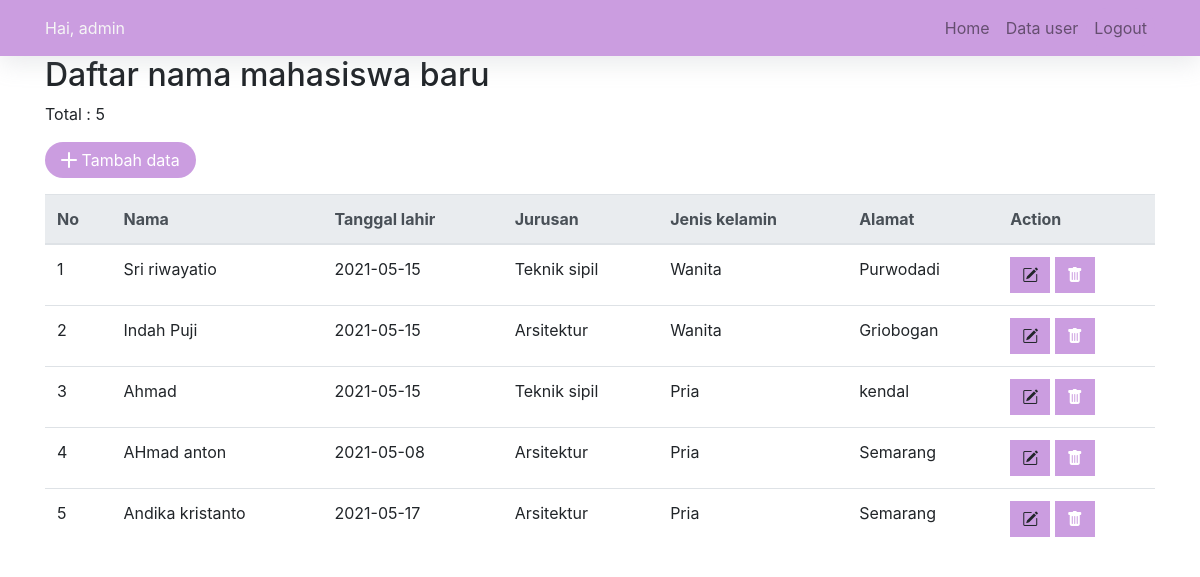
The page /admin/index.php (signed in) on the database its author committed.
### tables this page shows
CREATE TABLE `mahasiswa` (
  `id_mhs` int(11) NOT NULL,
  `nama` varchar(255) NOT NULL,
  `jenkel` varchar(10) NOT NULL,
  `jurusan` varchar(20) NOT NULL,
  `alamat` text NOT NULL,
  `tanggal` date NOT NULL
);

### admin/index.php (the view, shortened to what this page needs)
<!DOCTYPE html>
<html>
<head>
	<link rel="stylesheet" href="https://cdn.jsdelivr.net/npm/bootstrap@4.6.0/dist/css/bootstrap.min.css">
    <link rel="stylesheet" type="text/css" href="../assets/css/style.css">
    <link rel="stylesheet" href="https://cdn.jsdelivr.net/npm/bootstrap-icons@1.5.0/font/bootstrap-icons.css">
</head>
<body>
	<?php
	include '../config/koneksi_db.php';
	$data = mysqli_query($conn,"SELECT*FROM mahasiswa");
	 ?>
	 <nav class="navbar navbar-expand-lg navbar-light" style="background-color: #cb9de0; color: #f5f5f5">
		<div class="container">
		  <span>Hai, <?= $_SESSION['username']?></span>
		  <div class="collapse navbar-collapse" id="navbarNav">
		    <ul class="navbar-nav ml-auto">
		      <li class="nav-item">
		        <a href="index.php" class="nav-link">Home</a>
		      </li>
		      <li class="nav-item">
		        <a href="data_user.php" class="nav-link">Data user</a>
		      </li>
		      <li class="nav-item">
		        <a href="../config/act_logout.php" class="nav-link btn btn-danger" onclick="return confirm('Apakah anda ingin keluar?')">Logout</a>
		      </li>
		    </ul>
		  </div>
	  	</div>
	</nav>
	 <div class="container">
	 	<section id="menu">
			<article>
				<h2 class="text-cennter">Daftar nama mahasiswa baru</h2>
				<span>Total : </span><?= mysqli_num_rows($data)?><br>
				<a href="tambah.php" class="btn btn-success mt-3 mb-3 pr-3 pl-3"><i class="bi bi-plus-lg"></i> Tambah data</a>
				<table class="table">
					<thead class="thead-light">
					<tr>
						<th>No</th>
						<th>Nama</th>
						<th>Tanggal lahir</th>
						<th>Jurusan</th>
						<th>Jenis kelamin</th>
						<th>Alamat</th>
						<th>Action</th>
					</tr>
					</thead>
					<?php $no = 1; foreach($data as $d) :?>
					<tr>
						<td><?= $no++?></td>
						<td><?= $d['nama']?></td>
						<td><?= $d['tanggal']?></td>
						<td><?= $d['jurusan']?></td>
						<td><?= $d['jenkel']?></td>
						<td><?= $d['alamat']?></td>
						<td class="action">
							<a class="btn btn-warning" href="../admin/edit.php?id=<?= $d['id_mhs']?>" onclick="return confirm('Apakah anda ingin mengedit data?')" ><i class="bi bi-pencil-square"></i></a>
							<a class="btn btn-danger" href="../config/act_hapus.php?id=<?= $d['id_mhs']?>" onclick="return confirm('Apakah anda ingin Hapus data?')"><i class="bi bi-trash-fill"></i></a>
						</td>
					</tr>
				<?php endforeach?>
				</table>
			</article>
	 	</section>
	</div>
</body>
</html>

### assets/css/style.css (style rules this page uses)
* { margin: 0; padding: 0; box-sizing: border-box; }
.btn { border-radius: 35px; background-color: #cb9de0; border: none; }
nav { box-shadow: rgba(149, 157, 165, 0.2) 0px 8px 24px; }
.action .btn { border-radius: 0; }

### rows shown on the page
mahasiswa: nama "Sri riwayatio", tanggal "2021-05-15", jurusan "Teknik sipil", jenkel "Wanita", alamat "Purwodadi"
mahasiswa: nama "Indah Puji", tanggal "2021-05-15", jurusan "Arsitektur", jenkel "Wanita", alamat "Griobogan"
mahasiswa: nama "Ahmad", tanggal "2021-05-15", jurusan "Teknik sipil", jenkel "Pria", alamat "kendal"
mahasiswa: nama "AHmad anton", tanggal "2021-05-08", jurusan "Arsitektur", jenkel "Pria", alamat "Semarang"
mahasiswa: nama "Andika kristanto", tanggal "2021-05-17", jurusan "Arsitektur", jenkel "Pria", alamat "Semarang"

### other values the page prints
$_SESSION['username'] "admin"
mysqli_num_rows($data) "5"
